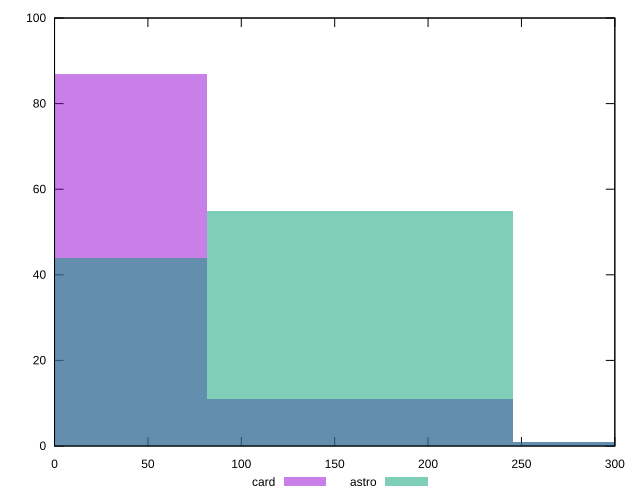

Recreate this plot in gnuplot.
reset

$card <<EOF
0 87
163.50544788761854 11
327.0108957752371 1
EOF

$astro <<EOF
327.0108957752371 1
163.50544788761854 55
0 44
EOF

set key outside below
set boxwidth 163.50544788761854
set xrange [0:300]
set yrange [0:100]
set trange [0:100]
set style fill transparent solid 0.5 noborder
set terminal svg size 640, 500 enhanced background rgb 'white'
set output "reports/report_00027_2021-02-24T12-40-31.850Z/unminified-javascript/comparison/histogram/2_vs_3.svg"

plot $card title "card" with boxes, \
     $astro title "astro" with boxes

reset
